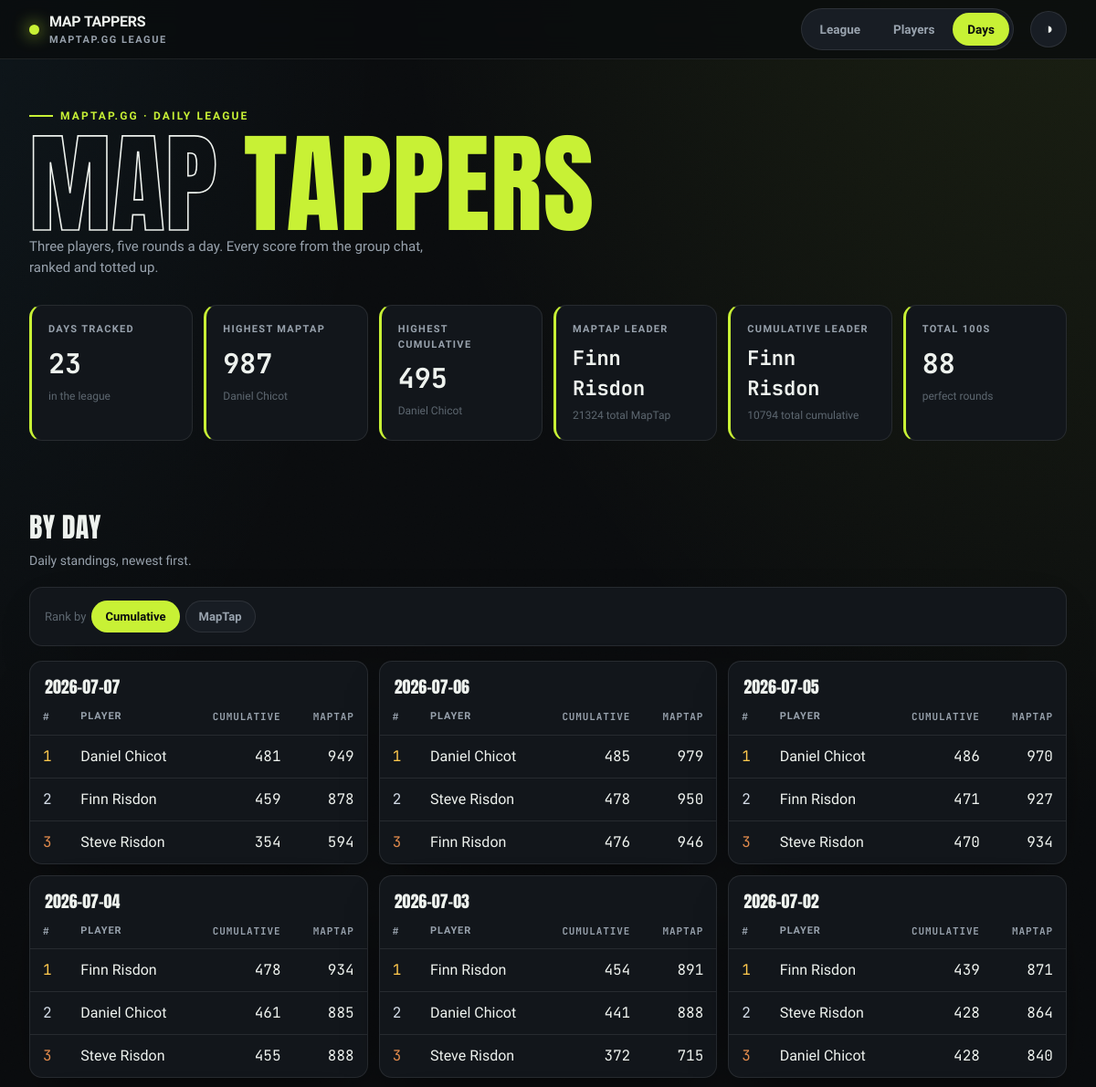
The app's page /days (upper part), older data.
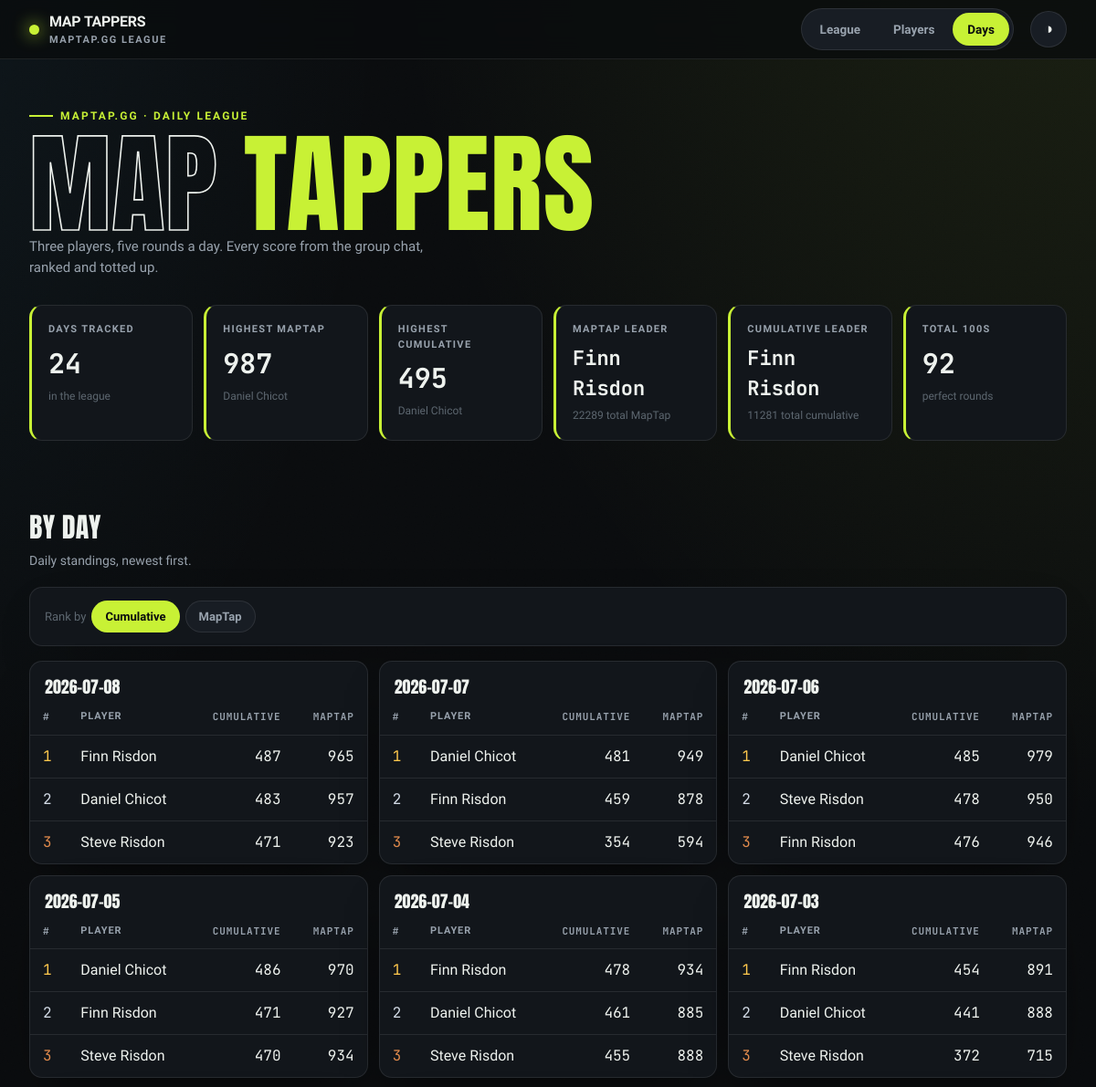
The same page, newer data.
### tables this page shows
CREATE TABLE entries (
    id INTEGER PRIMARY KEY,
    player TEXT NOT NULL,
    game_date TEXT NOT NULL,
    maptap_score INTEGER NOT NULL,
    UNIQUE (player, game_date)
);

### src/maptap/app.py (the view)
@app.get("/days", response_class=HTMLResponse)
def days(request: Request, sort: str = "cumulative"):
    if sort not in ("cumulative", "maptap"):
        sort = "cumulative"
    with closing(_conn()) as conn:
        context = {
            "days": daily_leaderboard(conn, sort=sort),
            "stats": hero_stats(conn),
            "active": "days",
            "sort": sort,
        }
    return templates.TemplateResponse(request, "days.html", context)

### src/maptap/templates/days.html (shortened to what this page needs)
{% extends "base.html" %}
{% block content %}
<h2 class="section-head">By day</h2>
<p class="section-sub">Daily standings, newest first.</p>
<div class="panel toolbar">
    <div class="chips">
        <span class="chip-label">Rank by</span>
        <a class="chip {% if sort == 'cumulative' %}active{% endif %}" href="/days">Cumulative</a>
        <a class="chip {% if sort == 'maptap' %}active{% endif %}" href="/days?sort=maptap">MapTap</a>
    </div>
</div>
<div class="day-grid">
    {% for day in days %}
    <div class="panel table-card">
        <table>
            <caption>{{ day.game_date }}</caption>
            <thead>
                <tr><th class="num">#</th><th class="txt">Player</th><th class="num">Cumulative</th><th class="num">MapTap</th></tr>
            </thead>
            <tbody>
                {% for s in day.standings %}
                <tr>
                    <td class="num medal-{{ s.position }}">{{ s.position }}</td>
                    <td class="txt">{{ s.player }}</td>
                    <td class="num">{{ s.cumulative }}</td>
                    <td class="num">{{ s.maptap_score }}</td>
                </tr>
                {% endfor %}
            </tbody>
        </table>
    </div>
    {% endfor %}
</div>
{% endblock %}

### src/maptap/templates/base.html (shortened to what this page needs)
<!DOCTYPE html>
<html lang="en-GB" data-theme="dark">
<head>
    <link rel="stylesheet" href="/static/styles.css">
</head>
<body>
    <nav class="nav">
        <div class="wrap nav-inner">
            <div class="brand">
                <span class="dot"></span>
                <span>MAP&nbsp;TAPPERS<small>maptap.gg league</small></span>
            </div>
            <div class="tabs">
                <a class="tab {{ 'active' if active == 'league' else '' }}" href="/">League</a>
                <a class="tab {{ 'active' if active == 'players' else '' }}" href="/players">Players</a>
                <a class="tab {{ 'active' if active == 'days' else '' }}" href="/days">Days</a>
            </div>
            <button class="theme-btn" id="themeBtn" title="Toggle theme" aria-label="Toggle theme">◑</button>
        </div>
    </nav>
    <header class="hero">
        <div class="wrap">
            <span class="hero-tag">maptap.gg · daily league</span>
            <h1><span class="out">Map</span> <span class="em">Tappers</span></h1>
            <p class="hero-sub">Three players, five rounds a day. Every score from the group chat, ranked and totted up.</p>
            <div class="stat-row">
                <div class="stat">
                    <div class="label">Days tracked</div>
                    <div class="value">{{ stats.days_tracked }}</div>
                    <div class="sub">in the league</div>
                </div>
                <div class="stat">
                    <div class="label">Highest MapTap</div>
                    <div class="value">{{ stats.highest_maptap if stats.highest_maptap is not none else '—' }}</div>
                    <div class="sub">{{ stats.highest_maptap_player or '—' }}</div>
                </div>
                <div class="stat">
                    <div class="label">Highest Cumulative</div>
                    <div class="value">{{ stats.highest_cumulative if stats.highest_cumulative is not none else '—' }}</div>
                    <div class="sub">{{ stats.highest_cumulative_player or '—' }}</div>
                </div>
                <div class="stat">
                    <div class="label">MapTap Leader</div>
                    <div class="value" style="font-size:22px">{{ stats.leader or '—' }}</div>
                    <div class="sub">{{ stats.leader_total if stats.leader_total is not none else '—' }} total MapTap</div>
                </div>
                <div class="stat">
                    <div class="label">Cumulative Leader</div>
                    <div class="value" style="font-size:22px">{{ stats.cumulative_leader or '—' }}</div>
                    <div class="sub">{{ stats.cumulative_leader_total if stats.cumulative_leader_total is not none else '—' }} total cumulative</div>
                </div>
                <div class="stat">
                    <div class="label">Total 100s</div>
                    <div class="value">{{ stats.total_hundreds }}</div>
                    <div class="sub">perfect rounds</div>
                </div>
            </div>
        </div>
    </header>
    <main class="wrap">
        {% block content %}{% endblock %}
    </main>
</body>
</html>

Row changes from the older to the newer data that the page shows:
no longer on this page (row unchanged): entries: game_date "2026-07-02", position "1", player "Finn Risdon", cumulative "439", maptap_score "871"
no longer on this page (row unchanged): entries: position "2", player "Steve Risdon", cumulative "428", maptap_score "864", shown under "2026-07-02"
no longer on this page (row unchanged): entries: position "3", player "Daniel Chicot", cumulative "428", maptap_score "840", shown under "2026-07-02"
added entries: game_date "2026-07-08", position "1", player "Finn Risdon", cumulative "487", maptap_score "965"
added entries: position "2", player "Daniel Chicot", cumulative "483", maptap_score "957", shown under "2026-07-08"
added entries: position "3", player "Steve Risdon", cumulative "471", maptap_score "923", shown under "2026-07-08"
Text that changed along with them:
{{ stats.days_tracked }}: "23" → "24"
{{ stats.leader_total if stats.leader_total is not none else '—' }}: "21324" → "22289"
{{ stats.total_hundreds }}: "88" → "92"
text no longer shown: "10794"
text now shown: "11281"
